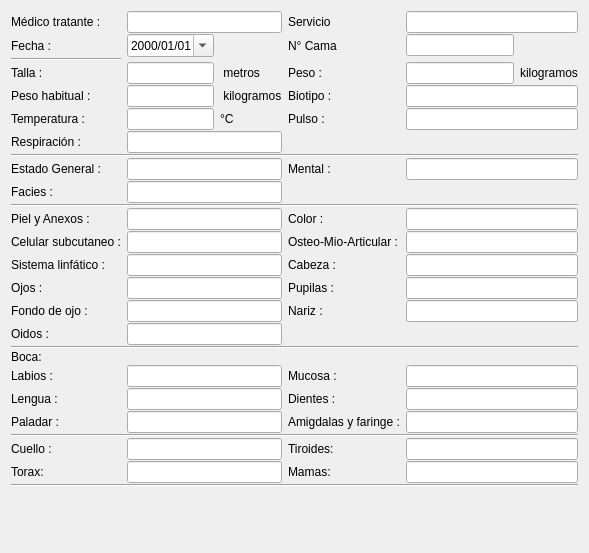
       <widget class="QWidget" name="tab_ExamenClinicoI">
        <attribute name="title">
         <string>Examen Clínico Parte I</string>
        </attribute>
        <layout class="QGridLayout" name="gridLayout_11">
         <item row="0" column="0">
          <layout class="QGridLayout" name="gridLayout_3">
           <property name="verticalSpacing">
            <number>1</number>
           </property>
           <item row="0" column="0">
            <widget class="QLabel" name="label_31">
             <property name="text">
              <string>Médico tratante :</string>
             </property>
            </widget>
           </item>
           <item row="1" column="3">
            <widget class="QLabel" name="label_33">
             <property name="text">
              <string>N° Cama</string>
             </property>
            </widget>
           </item>
           <item row="3" column="0">
            <widget class="QLabel" name="label_34">
             <property name="text">
              <string>Talla :</string>
             </property>
            </widget>
           </item>
           <item row="0" column="3">
            <widget class="QLabel" name="label_35">
             <property name="sizePolicy">
              <sizepolicy hsizetype="Preferred" vsizetype="Fixed">
               <horstretch>0</horstretch>
               <verstretch>0</verstretch>
              </sizepolicy>
             </property>
             <property name="text">
              <string>Servicio</string>
             </property>
            </widget>
           </item>
           <item row="3" column="1">
            <widget class="QLineEdit" name="lineEdit_Talla">
             <property name="sizePolicy">
              <sizepolicy hsizetype="Ignored" vsizetype="Fixed">
               <horstretch>0</horstretch>
               <verstretch>0</verstretch>
              </sizepolicy>
             </property>
            </widget>
           </item>
           <item row="5" column="0">
            <widget class="QLabel" name="label_37">
             <property name="text">
              <string>Temperatura :</string>
             </property>
            </widget>
           </item>
           <item row="5" column="1">
            <widget class="QLineEdit" name="lineEdit_Temperatura">
             <property name="sizePolicy">
              <sizepolicy hsizetype="Ignored" vsizetype="Fixed">
               <horstretch>0</horstretch>
               <verstretch>0</verstretch>
              </sizepolicy>
             </property>
            </widget>
           </item>
           <item row="8" column="0">
            <widget class="QLabel" name="label_38">
             <property name="text">
              <string>Estado General :</string>
             </property>
            </widget>
           </item>
           <item row="9" column="0">
            <widget class="QLabel" name="label_39">
             <property name="text">
              <string>Facies :</string>
             </property>
            </widget>
           </item>
           <item row="9" column="3">
            <widget class="QLabel" name="label_40">
             <property name="text">
              <string/>
             </property>
            </widget>
           </item>
           <item row="11" column="0">
            <widget class="QLabel" name="label_41">
             <property name="text">
              <string>Piel y Anexos :</string>
             </property>
            </widget>
           </item>
           <item row="11" column="3">
            <widget class="QLabel" name="label_42">
             <property name="text">
              <string>Color :</string>
             </property>
            </widget>
           </item>
           <item row="12" column="0">
            <widget class="QLabel" name="label_43">
             <property name="text">
              <string>Celular subcutaneo :</string>
             </property>
            </widget>
           </item>
           <item row="8" column="1" colspan="2">
            <widget class="QLineEdit" name="lineEdit_EstadoGeneral"/>
           </item>
           <item row="11" column="1" colspan="2">
            <widget class="QLineEdit" name="lineEdit_PielAnexos"/>
           </item>
           <item row="11" column="4" colspan="2">
            <widget class="QLineEdit" name="lineEdit_Color"/>
           </item>
           <item row="12" column="1" colspan="2">
            <widget class="QLineEdit" name="lineEdit_CelularSubcutaneo"/>
           </item>
           <item row="1" column="0">
            <widget class="QLabel" name="label_32">
             <property name="text">
              <string>Fecha :</string>
             </property>
            </widget>
           </item>
           <item row="5" column="3">
            <widget class="QLabel" name="label_49">
             <property name="text">
              <string>Pulso :</string>
             </property>
            </widget>
           </item>
           <item row="8" column="3">
            <widget class="QLabel" name="label_50">
             <property name="text">
              <string>Mental :</string>
             </property>
            </widget>
           </item>
           <item row="9" column="1" colspan="2">
            <widget class="QLineEdit" name="lineEdit_Fascies"/>
           </item>
           <item row="8" column="4" colspan="2">
            <widget class="QLineEdit" name="lineEdit_Mental"/>
           </item>
           <item row="5" column="4" colspan="2">
            <widget class="QLineEdit" name="lineEdit_Pulso"/>
           </item>
           <item row="7" column="0" colspan="6">
            <widget class="Line" name="line">
             <property name="orientation">
              <enum>Qt::Horizontal</enum>
             </property>
            </widget>
           </item>
           <item row="16" column="0">
            <widget class="QLabel" name="label_53">
             <property name="text">
              <string>Ojos :</string>
             </property>
            </widget>
           </item>
           <item row="18" column="0">
            <widget class="QLabel" name="label_55">
             <property name="text">
              <string>Fondo de ojo :</string>
             </property>
            </widget>
           </item>
           <item row="16" column="1" colspan="2">
            <widget class="QLineEdit" name="lineEdit_Ojos"/>
           </item>
           <item row="18" column="1" colspan="2">
            <widget class="QLineEdit" name="lineEdit_FondoOjo"/>
           </item>
           <item row="6" column="0">
            <widget class="QLabel" name="label_62">
             <property name="text">
              <string>Respiración :</string>
             </property>
            </widget>
           </item>
           <item row="6" column="1" colspan="2">
            <widget class="QLineEdit" name="lineEdit_Respiracion"/>
           </item>
           <item row="4" column="4" colspan="2">
            <widget class="QLineEdit" name="lineEdit_Biotipo"/>
           </item>
           <item row="4" column="3">
            <widget class="QLabel" name="label_48">
             <property name="text">
              <string>Biotipo :</string>
             </property>
            </widget>
           </item>
           <item row="4" column="1">
            <widget class="QLineEdit" name="lineEdit_PesoHabitual">
             <property name="sizePolicy">
              <sizepolicy hsizetype="Ignored" vsizetype="Fixed">
               <horstretch>0</horstretch>
               <verstretch>0</verstretch>
              </sizepolicy>
             </property>
            </widget>
           </item>
           <item row="4" column="0">
            <widget class="QLabel" name="label_36">
             <property name="text">
              <string>Peso habitual :</string>
             </property>
            </widget>
           </item>
           <item row="3" column="4">
            <widget class="QLineEdit" name="lineEdit_Peso">
             <property name="sizePolicy">
              <sizepolicy hsizetype="Ignored" vsizetype="Fixed">
               <horstretch>0</horstretch>
               <verstretch>0</verstretch>
              </sizepolicy>
             </property>
            </widget>
           </item>
           <item row="3" column="3">
            <widget class="QLabel" name="label_47">
             <property name="text">
              <string>Peso :</string>
             </property>
            </widget>
           </item>
           <item row="3" column="2">
            <widget class="QLabel" name="label_45">
             <property name="text">
              <string> metros</string>
             </property>
            </widget>
           </item>
           <item row="3" column="5">
            <widget class="QLabel" name="label_46">
             <property name="text">
              <string>kilogramos</string>
             </property>
            </widget>
           </item>
           <item row="4" column="2">
            <widget class="QLabel" name="label_63">
             <property name="text">
              <string> kilogramos</string>
             </property>
            </widget>
           </item>
           <item row="5" column="2">
            <widget class="QLabel" name="label_65">
             <property name="text">
              <string>°C</string>
             </property>
            </widget>
           </item>
           <item row="2" column="0">
            <widget class="Line" name="line_3">
             <property name="orientation">
              <enum>Qt::Horizontal</enum>
             </property>
            </widget>
           </item>
           <item row="10" column="0" colspan="6">
            <widget class="Line" name="line_4">
             <property name="orientation">
              <enum>Qt::Horizontal</enum>
             </property>
            </widget>
           </item>
           <item row="12" column="3">
            <widget class="QLabel" name="label_44">
             <property name="text">
              <string>Osteo-Mio-Articular :</string>
             </property>
            </widget>
           </item>
           <item row="12" column="4" colspan="2">
            <widget class="QLineEdit" name="lineEdit_OsteoMoArticular"/>
           </item>
           <item row="14" column="0">
            <widget class="QLabel" name="label_51">
             <property name="text">
              <string>Sistema linfático :</string>
             </property>
            </widget>
           </item>
           <item row="14" column="1" colspan="2">
            <widget class="QLineEdit" name="lineEdit_SistemaLinfatico"/>
           </item>
           <item row="14" column="3">
            <widget class="QLabel" name="label_52">
             <property name="text">
              <string>Cabeza :</string>
             </property>
            </widget>
           </item>
           <item row="14" column="4" colspan="2">
            <widget class="QLineEdit" name="lineEdit_Cabeza"/>
           </item>
           <item row="16" column="3">
            <widget class="QLabel" name="label_54">
             <property name="text">
              <string>Pupilas :</string>
             </property>
            </widget>
           </item>
           <item row="16" column="4" colspan="2">
            <widget class="QLineEdit" name="lineEdit_Pupilas"/>
           </item>
           <item row="18" column="3">
            <widget class="QLabel" name="label_66">
             <property name="text">
              <string>Nariz :</string>
             </property>
            </widget>
           </item>
           <item row="19" column="0">
            <widget class="QLabel" name="label_67">
             <property name="sizePolicy">
              <sizepolicy hsizetype="Preferred" vsizetype="Fixed">
               <horstretch>0</horstretch>
               <verstretch>0</verstretch>
              </sizepolicy>
             </property>
             <property name="text">
              <string>Oidos :</string>
             </property>
            </widget>
           </item>
           <item row="21" column="0">
            <widget class="QLabel" name="label_68">
             <property name="sizePolicy">
              <sizepolicy hsizetype="Preferred" vsizetype="Fixed">
               <horstretch>0</horstretch>
               <verstretch>0</verstretch>
              </sizepolicy>
             </property>
             <property name="text">
              <string>Boca:</string>
             </property>
            </widget>
           </item>
           <item row="20" column="0" colspan="6">
            <widget class="Line" name="line_5">
             <property name="orientation">
              <enum>Qt::Horizontal</enum>
             </property>
            </widget>
           </item>
           <item row="22" column="0">
            <widget class="QLabel" name="label_70">
             <property name="sizePolicy">
              <sizepolicy hsizetype="Preferred" vsizetype="Fixed">
               <horstretch>0</horstretch>
               <verstretch>0</verstretch>
              </sizepolicy>
             </property>
             <property name="text">
              <string>Labios :</string>
             </property>
            </widget>
           </item>
           <item row="22" column="3">
            <widget class="QLabel" name="label_71">
             <property name="text">
              <string>Mucosa :</string>
             </property>
            </widget>
           </item>
           <item row="23" column="0">
            <widget class="QLabel" name="label_72">
             <property name="sizePolicy">
              <sizepolicy hsizetype="Preferred" vsizetype="Fixed">
               <horstretch>0</horstretch>
               <verstretch>0</verstretch>
              </sizepolicy>
             </property>
             <property name="text">
              <string>Lengua :</string>
             </property>
            </widget>
           </item>
           <item row="23" column="3">
            <widget class="QLabel" name="label_73">
             <property name="text">
              <string>Dientes :</string>
             </property>
            </widget>
           </item>
           <item row="24" column="0">
            <widget class="QLabel" name="label_74">
             <property name="sizePolicy">
              <sizepolicy hsizetype="Preferred" vsizetype="Fixed">
               <horstretch>0</horstretch>
               <verstretch>0</verstretch>
              </sizepolicy>
             </property>
             <property name="text">
              <string>Paladar :</string>
             </property>
            </widget>
           </item>
           <item row="24" column="3">
            <widget class="QLabel" name="label_75">
             <property name="text">
              <string>Amigdalas y faringe :</string>
             </property>
            </widget>
           </item>
           <item row="26" column="0">
            <widget class="QLabel" name="label_76">
             <property name="sizePolicy">
              <sizepolicy hsizetype="Preferred" vsizetype="Fixed">
               <horstretch>0</horstretch>
               <verstretch>0</verstretch>
              </sizepolicy>
             </property>
             <property name="text">
              <string>Cuello :</string>
             </property>
            </widget>
           </item>
           <item row="25" column="0" colspan="6">
            <widget class="Line" name="line_6">
             <property name="orientation">
              <enum>Qt::Horizontal</enum>
             </property>
            </widget>
           </item>
           <item row="26" column="3">
            <widget class="QLabel" name="label_77">
             <property name="text">
              <string>Tiroides:</string>
             </property>
            </widget>
           </item>
           <item row="27" column="3">
            <widget class="QLabel" name="label_79">
             <property name="text">
              <string>Mamas:</string>
             </property>
            </widget>
           </item>
           <item row="29" column="0">
            <widget class="QLabel" name="label_80">
             <property name="sizePolicy">
              <sizepolicy hsizetype="Preferred" vsizetype="Fixed">
               <horstretch>0</horstretch>
               <verstretch>0</verstretch>
              </sizepolicy>
             </property>
             <property name="text">
              <string/>
             </property>
            </widget>
           </item>
           <item row="28" column="0" colspan="6">
            <widget class="Line" name="line_7">
             <property name="orientation">
              <enum>Qt::Horizontal</enum>
             </property>
            </widget>
           </item>
           <item row="18" column="4" colspan="2">
            <widget class="QLineEdit" name="lineEdit_Nariz"/>
           </item>
           <item row="19" column="1" colspan="2">
            <widget class="QLineEdit" name="lineEdit_Oidos"/>
           </item>
           <item row="22" column="1" colspan="2">
            <widget class="QLineEdit" name="lineEdit_Labios"/>
           </item>
           <item row="23" column="1" colspan="2">
            <widget class="QLineEdit" name="lineEdit_Lengua"/>
           </item>
           <item row="24" column="1" colspan="2">
            <widget class="QLineEdit" name="lineEdit_Paladar"/>
           </item>
           <item row="26" column="1" colspan="2">
            <widget class="QLineEdit" name="lineEdit_Cuello"/>
           </item>
           <item row="24" column="4" colspan="2">
            <widget class="QLineEdit" name="lineEdit_AdmigdalasFaringe"/>
           </item>
           <item row="22" column="4" colspan="2">
            <widget class="QLineEdit" name="lineEdit_Mucosa"/>
           </item>
           <item row="23" column="4" colspan="2">
            <widget class="QLineEdit" name="lineEdit_Dientes"/>
           </item>
           <item row="1" column="1">
            <widget class="QDateEdit" name="dateEdit_Fecha_ExamenClinico">
             <property name="displayFormat">
              <string>yyyy/MM/dd</string>
             </property>
             <property name="calendarPopup">
              <bool>true</bool>
             </property>
            </widget>
           </item>
           <item row="0" column="1" colspan="2">
            <widget class="QLineEdit" name="lineEdit_medico_examenClinico"/>
           </item>
           <item row="0" column="4" colspan="2">
            <widget class="QLineEdit" name="lineEdit_servicio_examenClinico">
             <property name="sizePolicy">
              <sizepolicy hsizetype="Preferred" vsizetype="Fixed">
               <horstretch>0</horstretch>
               <verstretch>0</verstretch>
              </sizepolicy>
             </property>
            </widget>
           </item>
           <item row="1" column="4">
            <widget class="QLineEdit" name="lineEdit_bedNumber_ExamenClinico">
             <property name="sizePolicy">
              <sizepolicy hsizetype="Preferred" vsizetype="Fixed">
               <horstretch>0</horstretch>
               <verstretch>0</verstretch>
              </sizepolicy>
             </property>
            </widget>
           </item>
           <item row="27" column="4" colspan="2">
            <widget class="QLineEdit" name="lineEdit_Mamas"/>
           </item>
           <item row="27" column="1" colspan="2">
            <widget class="QLineEdit" name="lineEdit_Torax"/>
           </item>
           <item row="27" column="0">
            <widget class="QLabel" name="label_78">
             <property name="sizePolicy">
              <sizepolicy hsizetype="Preferred" vsizetype="Fixed">
               <horstretch>0</horstretch>
               <verstretch>0</verstretch>
              </sizepolicy>
             </property>
             <property name="text">
              <string>Torax:</string>
             </property>
            </widget>
           </item>
           <item row="26" column="4" colspan="2">
            <widget class="QLineEdit" name="lineEdit_Tiroides"/>
           </item>
          </layout>
         </item>
         <item row="1" column="0">
          <spacer name="verticalSpacer_5">
           <property name="orientation">
            <enum>Qt::Vertical</enum>
           </property>
           <property name="sizeHint" stdset="0">
            <size>
             <width>20</width>
             <height>40</height>
            </size>
           </property>
          </spacer>
         </item>
        </layout>
       </widget>
